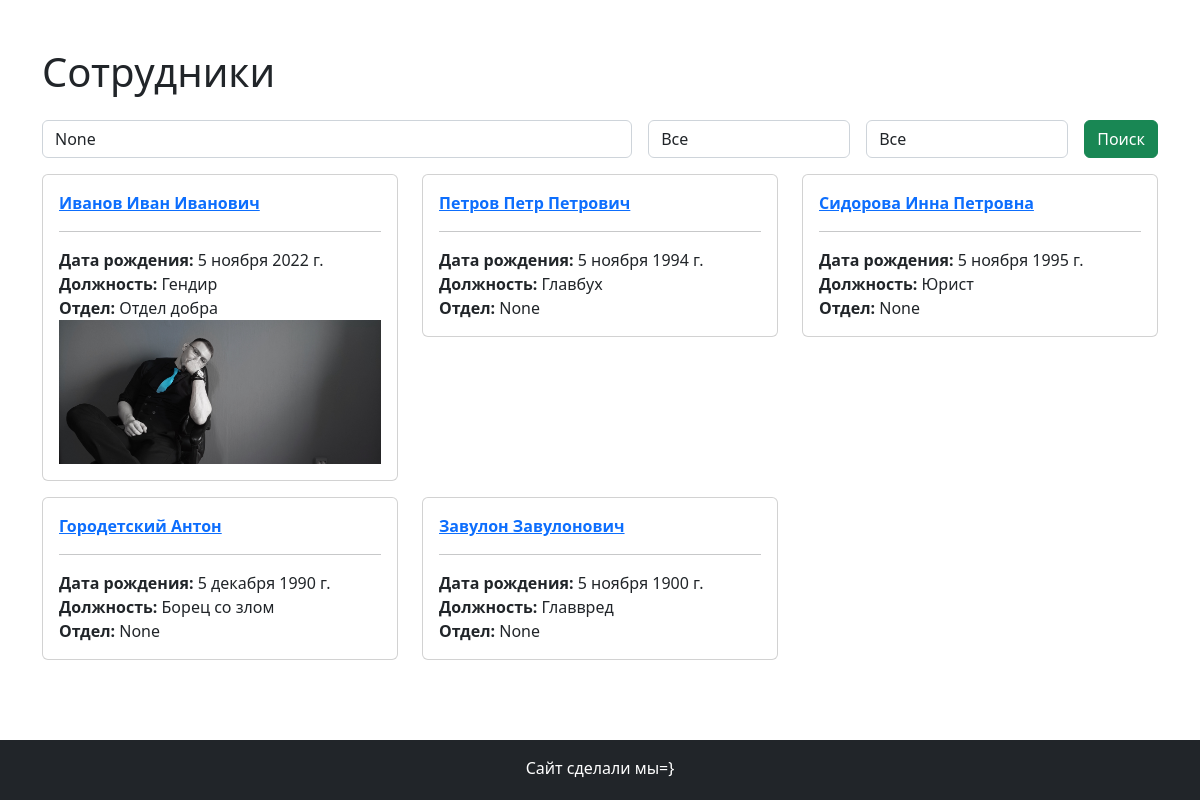
The page / on the database its author committed.
### crm/models.py (models this page shows, shortened)
class Sotrudnic(models.Model):
    fio = models.CharField('ФИО', max_length=255, null=False, blank=False, db_index=True)
    data_rozdenia = models.DateField('Дата рождения', null=False, blank=False, db_index=True)
    dolznost = models.CharField('Должность', max_length=255, null=False, blank=False, db_index=True)
    otdel = models.ForeignKey(Otdel, verbose_name='Отдел', on_delete=models.SET_NULL, null=True, blank=True, db_index=True)
    email = models.EmailField('Почта', max_length=255, null=True,blank=True, db_index=True)
    telephone = models.CharField('Телефон', max_length=255, null=True,blank=True, db_index=True)
    pol = models.IntegerField('Пол',default=1, choices=POL_LIST, null=True,blank=True, db_index=True)
    user = models.OneToOneField(User, verbose_name='Пользователь', on_delete=models.SET_NULL, null=True, blank=True, db_index=True)
    adres_prozivania = models.CharField('Адрес проживания',  max_length=255, null=True,blank=True, db_index=True)
    photo = models.ImageField('Фото', null=True, blank=True, db_index=True)
    inn = models.CharField('ИНН', max_length=255, null=True,blank=True, db_index=True)
    passport_seria_nomer = models.CharField('Паспорт Серия и номер', max_length=255, null=True,blank=True, db_index=True)
    passport_vidan_kem_i_gde = models.CharField('Паспорт выдан когда и где', max_length=255, null=True,blank=True, db_index=True)
    def get_photo_admin(self):
        if self.photo:
            return safe(
                f'<a target="_black" href="{self.photo.url}"><img width=70 height=70 src="{self.photo.url}"></a>')
        return 'Нет'
    get_photo_admin.short_description = 'Фото'
    get_photo_admin.allow_tags = True
    class Meta:
        verbose_name = 'Сотрудника'
        verbose_name_plural = 'Сотрудники'

class Otdel(models.Model):
    nazvanie = models.CharField('Название', max_length=255, null=False, blank=False, unique=True)
    korotkoye_nazvanie = models.CharField('Короткое имя', max_length=255, null=True, blank=True )
    adres_otdela = models.CharField('Адрес', max_length=255, null=True, blank=True )
    def __str__(self):
        return self.nazvanie
    class Meta:
        verbose_name = 'Отдел'
        verbose_name_plural = 'Отделы'

### crm/views.py (the view)
# urls.py: path('', render_spisok_sotrudnikov, name='render_spisok_sotrudnikov'),
def render_spisok_sotrudnikov(request):
    fio = request.GET.get('fio', )
    otdel = request.GET.get('otdel', )
    pol = request.GET.get('pol', )
    sotrudnici = Sotrudnic.objects.all()
    otdel_list = Otdel.objects.all()
    pol_list = []
    for i in POL_LIST:
        pol_list.append({
            'id':i[0],
            'nazvanie':i[1]
        })
    if fio:
        sotrudnici = sotrudnici.filter(fio__icontains=fio)
    if otdel:
        sotrudnici = sotrudnici.filter(otdel__id=otdel)
        try:
            otdel = int(otdel)
        except Exception:
            pass
    if pol:
        sotrudnici = sotrudnici.filter(pol=pol)
        try:
            pol = int(pol)
        except Exception:
            pass
    return render(request, "crm/spisok_sotrudnicov.html", {
        "sotrudnici":sotrudnici,
        'fio':fio,
        'pol':pol,
        'otdel_list':otdel_list,
        'otdel':otdel,
        'pol_list':pol_list
    })

### crm/templates/crm/spisok_sotrudnicov.html (shortened to what this page needs)
{% extends 'crm/base.html' %}
{% block Content %}
    <div class="container py-5">
        <div class="row">
            <div class="col-12 mb-3">
                <h1> Сотрудники </h1>
            </div>
            <form method="get" class="col-12 d-flex mb-3">
                <input value="{{ fio }}" type="text" name="fio" class="form-control w-75 me-3" placeholder="Поиск">
                <select class="form-control w-25 me-3" name="otdel">
                    <option value="">Все</option>
                </select>
                <select class="form-control w-25 me-3" name="pol">
                    <option value="">Все</option>
                </select>
                <button type="submit" class="btn btn-success">Поиск</button>
            </form>
            {% for sotrudnic in sotrudnici %}
                <div class="col-12 col-md-4 mb-3">
                    <div class="card p-3">
                        <div><b><a href="{% url 'render_detail_sotrudnic' sotrudnic.id %}"> {{ sotrudnic.fio }}</a></b>
                        </div>
                        <hr>
                        <div><b>Дата рождения: </b>{{ sotrudnic.data_rozdenia }}</div>
                        <div><b>Должность: </b>{{ sotrudnic.dolznost }}</div>
                        <div><b>Отдел: </b>{{ sotrudnic.otdel }}</div>
                        {% if sotrudnic.photo %}
                            <img src="{{ sotrudnic.photo.url }}">
                        {% endif %}
                    </div>
                </div>
            {% empty %}
                <div class="alert alert-danger">Извините я ничего не нашёл. Пожалуйтса уточните поиск</div>
            {% endfor %}
        </div>
    </div>
{% endblock %}

### crm/templates/crm/base.html (shortened to what this page needs)
{% load static %}
<!DOCTYPE html>
<html lang="ru">
<head>
    <link href="https://cdn.jsdelivr.net/npm/bootstrap@5.2.2/dist/css/bootstrap.min.css" rel="stylesheet"
>
    <link rel="stylesheet" href="{% static 'crm/style.css' %}">
</head>
<body>
<div class="wrapper">
    <div class="content">
        {% block Content %}
        {% endblock %}
    </div>
    <footer class="bg-dark py-3">
        <div class="container">
            <div class="row">
                <div class="col-12">
                    <div class="text-white text-center">Сайт сделали мы=}</div>
                </div>
            </div>
        </div>
    </footer>
</div>
</body>
</html>

### crm/static/crm/style.css (style rules this page uses)
html,body, .wrapper { height: 100%; }
.content { box-sizing: border-box; min-height: 100%; padding-bottom: 30px; }
footer { height: 60px; margin-top: -60px !important; }

### rows shown on the page
Sotrudnic: fio "Иванов Иван Иванович", data_rozdenia "5 ноября 2022 г.", dolznost "Гендир", otdel "Отдел добра", photo (picture)
Sotrudnic: fio "Петров Петр Петрович", data_rozdenia "5 ноября 1994 г.", dolznost "Главбух", otdel "None"
Sotrudnic: fio "Сидорова Инна Петровна", data_rozdenia "5 ноября 1995 г.", dolznost "Юрист", otdel "None"
Sotrudnic: fio "Городетский Антон", data_rozdenia "5 декабря 1990 г.", dolznost "Борец со злом", otdel "None"
Sotrudnic: fio "Завулон Завулонович", data_rozdenia "5 ноября 1900 г.", dolznost "Главвред", otdel "None"
